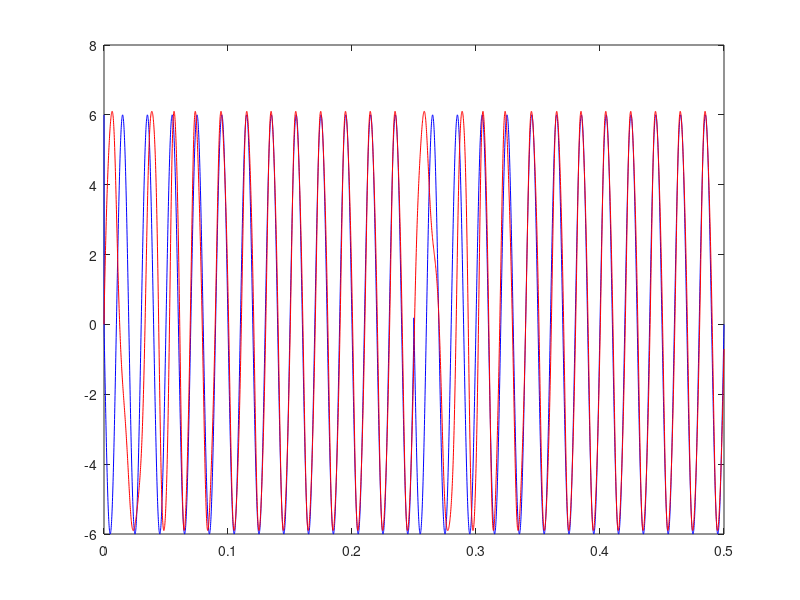

The MATLAB script that drew this image:
clear;clc;
%相位跟踪
%输入vi

f=50;           %Hz
w= 2*pi*f;      %输入角速度
T= 1/10e3;      %采样周期
vg = 6;         %输入电压最大值
Voffset =0.1;
phase=5*pi/2;   

t=0:T:0.5;

vi = zeros(size(t));
vi(1)=vg*sin(w*t(1)+phase);
vo = zeros(size(t));
vo(1)=0;

err_pd=0;%鉴相器输出信号
old_err_pd =0;%前一步鉴相器输出信号
v_err =0;%估计电压信号
elecTheta =0;%当前交流源角度输出
old_elecTheta =0;%前一个交流源角度输出
v_lowpass =0;%滤波器输出
old_v_lowpass =0;%前一个滤波器输出
wg =0;%估算角速度


pll_damping =0.707;%滤波器阻尼
pll_wn = 2*pi*15;%滤波器带宽
pll_kp =2*pll_damping*pll_wn/vg;
pll_Ti =pll_damping/pll_wn;

for i = 2:numel(t)
    %增加的扰动
    if i==2.5e3
        phase = 7*pi/2;
    end
    
    %输入信号
    vi(i)= vg*cos(w*t(i)+ phase);
    
    %估计的电压信号
    v_err = cos(elecTheta);
    
    %鉴相器计算
    err_pd = vi(i)*v_err;
    
    %低通滤波器计算
    v_lowpass = old_v_lowpass + (pll_kp+pll_kp*T/pll_Ti)*err_pd - pll_kp*old_err_pd;
    old_err_pd = err_pd;
    old_v_lowpass = v_lowpass;
    
    %加入前馈补偿
    wg = v_lowpass + w;
    
    %积分
    elecTheta = old_elecTheta + T*wg;
    old_elecTheta = elecTheta;
    
    %输出
    vo(i) = vg*sin(elecTheta) +Voffset;
    
end

subplot(1,1,1);
plot(t,vi,'b',t,vo,'r');


